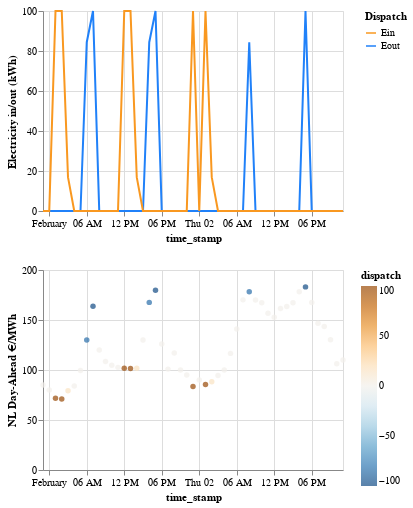

The code cell stored with this chart in its notebook:
### Markdown cell above
Including both the dispatch and hourly Day-Ahead EPEX prices (in NY:LBMP) in a single plot is difficult because their values have different scales (dispatch is capped at 100 kWh while LBMP in week 52 goes over \\$200/kWh). A dual y-axis plot can be difficult to read, so I've decided to show one plot on top of the other. The plot of LBMP uses color to encode dispatch, which helps to make the whole thing easier to interprete.

### Code cell
data = results_df.loc[(results_df.time_stamp >= '2023-02-01') &
                      (results_df.time_stamp <= '2023-02-03'), :].copy()

data.loc[:, 'dispatch'] = data.Ein - data.Eout

dispatch_data = pd.melt(data, id_vars='time_stamp', value_vars=['Eout', 'Ein'], var_name='Dispatch')

color_scale = alt.Scale(
            domain=['Ein', 'Eout'],
            range=['#f99820', '#2081f9']
        )

dispatch = alt.Chart(dispatch_data).mark_line().encode(
    x='time_stamp:T',
    y=alt.Y('value:Q', axis=alt.Axis(title='Electricity in/out (kWh)')),
    color=alt.Color('Dispatch:N', scale=color_scale)
).properties(
    height=200
)

lbmp = alt.Chart(data).mark_circle().encode(
    x='time_stamp:T',
    y=alt.Y('lbmp:Q', axis=alt.Axis(title='NL Day-Ahead €/MWh')),
    color=alt.Color('dispatch:Q', scale=alt.Scale(scheme='blueorange')),
    tooltip='dispatch:Q'
).properties(
    height=200
)

alt.vconcat(
    dispatch,
    lbmp
)

### Figure 1 — Vega-Lite specification as saved in the notebook (floating-point values rounded to 4 significant figures)
{"$schema": "https://vega.github.io/schema/vega-lite/v5.20.1.json", "config": {"view": {"continuousHeight": 300, "continuousWidth": 300}}, "datasets": {"data-8977aa4120fb1fda1d175ca4c7173dd7": [{"Dispatch": "Eout", "time_stamp": "2023-02-01T00:00:00+01:00", "value": 0}, {"Dispatch": "Eout", "time_stamp": "2023-02-01T01:00:00+01:00", "value": 0}, {"Dispatch": "Eout", "time_stamp": "2023-02-01T02:00:00+01:00", "value": 0}, {"Dispatch": "Eout", "time_stamp": "2023-02-01T03:00:00+01:00", "value": 0}, {"Dispatch": "Eout", "time_stamp": "2023-02-01T04:00:00+01:00", "value": 0}, {"Dispatch": "Eout", "time_stamp": "2023-02-01T05:00:00+01:00", "value": 0}, {"Dispatch": "Eout", "time_stamp": "2023-02-01T06:00:00+01:00", "value": 0}, {"Dispatch": "Eout", "time_stamp": "2023-02-01T07:00:00+01:00", "value": 84.39}, {"Dispatch": "Eout", "time_stamp": "2023-02-01T08:00:00+01:00", "value": 100}, {"Dispatch": "Eout", "time_stamp": "2023-02-01T09:00:00+01:00", "value": 0}, {"Dispatch": "Eout", "time_stamp": "2023-02-01T10:00:00+01:00", "value": 0}, {"Dispatch": "Eout", "time_stamp": "2023-02-01T11:00:00+01:00", "value": 0}, {"Dispatch": "Eout", "time_stamp": "2023-02-01T12:00:00+01:00", "value": 0}, {"Dispatch": "Eout", "time_stamp": "2023-02-01T13:00:00+01:00", "value": 0}, {"Dispatch": "Eout", "time_stamp": "2023-02-01T14:00:00+01:00", "value": 0}, {"Dispatch": "Eout", "time_stamp": "2023-02-01T15:00:00+01:00", "value": 0}, {"Dispatch": "Eout", "time_stamp": "2023-02-01T16:00:00+01:00", "value": 0}, {"Dispatch": "Eout", "time_stamp": "2023-02-01T17:00:00+01:00", "value": 84.39}, {"Dispatch": "Eout", "time_stamp": "2023-02-01T18:00:00+01:00", "value": 100}, {"Dispatch": "Eout", "time_stamp": "2023-02-01T19:00:00+01:00", "value": 0}, {"Dispatch": "Eout", "time_stamp": "2023-02-01T20:00:00+01:00", "value": 0}, {"Dispatch": "Eout", "time_stamp": "2023-02-01T21:00:00+01:00", "value": 0}, {"Dispatch": "Eout", "time_stamp": "2023-02-01T22:00:00+01:00", "value": 0}, {"Dispatch": "Eout", "time_stamp": "2023-02-01T23:00:00+01:00", "value": 0}, {"Dispatch": "Eout", "time_stamp": "2023-02-02T00:00:00+01:00", "value": 0}, {"Dispatch": "Eout", "time_stamp": "2023-02-02T01:00:00+01:00", "value": 0}, {"Dispatch": "Eout", "time_stamp": "2023-02-02T02:00:00+01:00", "value": 0}, {"Dispatch": "Eout", "time_stamp": "2023-02-02T03:00:00+01:00", "value": 0}, {"Dispatch": "Eout", "time_stamp": "2023-02-02T04:00:00+01:00", "value": 0}, {"Dispatch": "Eout", "time_stamp": "2023-02-02T05:00:00+01:00", "value": 0}, {"Dispatch": "Eout", "time_stamp": "2023-02-02T06:00:00+01:00", "value": 0}, {"Dispatch": "Eout", "time_stamp": "2023-02-02T07:00:00+01:00", "value": 0}, {"Dispatch": "Eout", "time_stamp": "2023-02-02T08:00:00+01:00", "value": 0}, {"Dispatch": "Eout", "time_stamp": "2023-02-02T09:00:00+01:00", "value": 84.39}, {"Dispatch": "Eout", "time_stamp": "2023-02-02T10:00:00+01:00", "value": 0}, {"Dispatch": "Eout", "time_stamp": "2023-02-02T11:00:00+01:00", "value": 0}, {"Dispatch": "Eout", "time_stamp": "2023-02-02T12:00:00+01:00", "value": 0}, {"Dispatch": "Eout", "time_stamp": "2023-02-02T13:00:00+01:00", "value": 0}, {"Dispatch": "Eout", "time_stamp": "2023-02-02T14:00:00+01:00", "value": 0}, {"Dispatch": "Eout", "time_stamp": "2023-02-02T15:00:00+01:00", "value": 0}, {"Dispatch": "Eout", "time_stamp": "2023-02-02T16:00:00+01:00", "value": 0}, {"Dispatch": "Eout", "time_stamp": "2023-02-02T17:00:00+01:00", "value": 0}, {"Dispatch": "Eout", "time_stamp": "2023-02-02T18:00:00+01:00", "value": 100}, {"Dispatch": "Eout", "time_stamp": "2023-02-02T19:00:00+01:00", "value": 0}, {"Dispatch": "Eout", "time_stamp": "2023-02-02T20:00:00+01:00", "value": 0}, {"Dispatch": "Eout", "time_stamp": "2023-02-02T21:00:00+01:00", "value": 0}, {"Dispatch": "Eout", "time_stamp": "2023-02-02T22:00:00+01:00", "value": 0}, {"Dispatch": "Eout", "time_stamp": "2023-02-02T23:00:00+01:00", "value": 0}, {"Dispatch": "Eout", "time_stamp": "2023-02-03T00:00:00+01:00", "value": 0}, {"Dispatch": "Ein", "time_stamp": "2023-02-01T00:00:00+01:00", "value": 0}, {"Dispatch": "Ein", "time_stamp": "2023-02-01T01:00:00+01:00", "value": 0}, {"Dispatch": "Ein", "time_stamp": "2023-02-01T02:00:00+01:00", "value": 100}, {"Dispatch": "Ein", "time_stamp": "2023-02-01T03:00:00+01:00", "value": 100}, {"Dispatch": "Ein", "time_stamp": "2023-02-01T04:00:00+01:00", "value": 16.93}, {"Dispatch": "Ein", "time_stamp": "2023-02-01T05:00:00+01:00", "value": 0}, {"Dispatch": "Ein", "time_stamp": "2023-02-01T06:00:00+01:00", "value": 0}, {"Dispatch": "Ein", "time_stamp": "2023-02-01T07:00:00+01:00", "value": 0}, {"Dispatch": "Ein", "time_stamp": "2023-02-01T08:00:00+01:00", "value": 0}, {"Dispatch": "Ein", "time_stamp": "2023-02-01T09:00:00+01:00", "value": 0}, {"Dispatch": "Ein", "time_stamp": "2023-02-01T10:00:00+01:00", "value": 0}, {"Dispatch": "Ein", "time_stamp": "2023-02-01T11:00:00+01:00", "value": 0}, {"Dispatch": "Ein", "time_stamp": "2023-02-01T12:00:00+01:00", "value": 0}, {"Dispatch": "Ein", "time_stamp": "2023-02-01T13:00:00+01:00", "value": 100}, {"Dispatch": "Ein", "time_stamp": "2023-02-01T14:00:00+01:00", "value": 100}, {"Dispatch": "Ein", "time_stamp": "2023-02-01T15:00:00+01:00", "value": 16.93}, {"Dispatch": "Ein", "time_stamp": "2023-02-01T16:00:00+01:00", "value": 0}, {"Dispatch": "Ein", "time_stamp": "2023-02-01T17:00:00+01:00", "value": 0}, {"Dispatch": "Ein", "time_stamp": "2023-02-01T18:00:00+01:00", "value": 0}, {"Dispatch": "Ein", "time_stamp": "2023-02-01T19:00:00+01:00", "value": 0}, {"Dispatch": "Ein", "time_stamp": "2023-02-01T20:00:00+01:00", "value": 0}, {"Dispatch": "Ein", "time_stamp": "2023-02-01T21:00:00+01:00", "value": 0}, {"Dispatch": "Ein", "time_stamp": "2023-02-01T22:00:00+01:00", "value": 0}, {"Dispatch": "Ein", "time_stamp": "2023-02-01T23:00:00+01:00", "value": 0}, {"Dispatch": "Ein", "time_stamp": "2023-02-02T00:00:00+01:00", "value": 100}, {"Dispatch": "Ein", "time_stamp": "2023-02-02T01:00:00+01:00", "value": 0}, {"Dispatch": "Ein", "time_stamp": "2023-02-02T02:00:00+01:00", "value": 100}, {"Dispatch": "Ein", "time_stamp": "2023-02-02T03:00:00+01:00", "value": 16.93}, {"Dispatch": "Ein", "time_stamp": "2023-02-02T04:00:00+01:00", "value": 0}, {"Dispatch": "Ein", "time_stamp": "2023-02-02T05:00:00+01:00", "value": 0}, {"Dispatch": "Ein", "time_stamp": "2023-02-02T06:00:00+01:00", "value": 0}, {"Dispatch": "Ein", "time_stamp": "2023-02-02T07:00:00+01:00", "value": 0}, {"Dispatch": "Ein", "time_stamp": "2023-02-02T08:00:00+01:00", "value": 0}, {"Dispatch": "Ein", "time_stamp": "2023-02-02T09:00:00+01:00", "value": 0}, {"Dispatch": "Ein", "time_stamp": "2023-02-02T10:00:00+01:00", "value": 0}, {"Dispatch": "Ein", "time_stamp": "2023-02-02T11:00:00+01:00", "value": 0}, {"Dispatch": "Ein", "time_stamp": "2023-02-02T12:00:00+01:00", "value": 0}, {"Dispatch": "Ein", "time_stamp": "2023-02-02T13:00:00+01:00", "value": 0}, {"Dispatch": "Ein", "time_stamp": "2023-02-02T14:00:00+01:00", "value": 0}, {"Dispatch": "Ein", "time_stamp": "2023-02-02T15:00:00+01:00", "value": 0}, {"Dispatch": "Ein", "time_stamp": "2023-02-02T16:00:00+01:00", "value": 0}, {"Dispatch": "Ein", "time_stamp": "2023-02-02T17:00:00+01:00", "value": 0}, {"Dispatch": "Ein", "time_stamp": "2023-02-02T18:00:00+01:00", "value": 0}, {"Dispatch": "Ein", "time_stamp": "2023-02-02T19:00:00+01:00", "value": 0}, {"Dispatch": "Ein", "time_stamp": "2023-02-02T20:00:00+01:00", "value": 0}, {"Dispatch": "Ein", "time_stamp": "2023-02-02T21:00:00+01:00", "value": 0}, {"Dispatch": "Ein", "time_stamp": "2023-02-02T22:00:00+01:00", "value": 0}, {"Dispatch": "Ein", "time_stamp": "2023-02-02T23:00:00+01:00", "value": 0}, {"Dispatch": "Ein", "time_stamp": "2023-02-03T00:00:00+01:00", "value": 0}], "data-a2e420442a5681a3c58de9b617425d64": [{"Ein": 0, "Eout": 0, "charge_cost": 0, "charge_state": 0, "dispatch": 0, "hour": 744, "hour_of_day": 0, "lbmp": 85.03, "month": 2, "profit": 0, "revenue": 0, "time_stamp": "2023-02-01T00:00:00+01:00", "week": 5}, {"Ein": 0, "Eout": 0, "charge_cost": 0, "charge_state": 0, "dispatch": 0, "hour": 745, "hour_of_day": 1, "lbmp": 80.02, "month": 2, "profit": 0, "revenue": 0, "time_stamp": "2023-02-01T01:00:00+01:00", "week": 5}, {"Ein": 100, "Eout": 0, "charge_cost": 7.167, "charge_state": 0, "dispatch": 100, "hour": 746, "hour_of_day": 2, "lbmp": 71.67, "month": 2, "profit": -7.167, "revenue": 0, "time_stamp": "2023-02-01T02:00:00+01:00", "week": 5}, {"Ein": 100, "Eout": 0, "charge_cost": 7.105, "charge_state": 92.2, "dispatch": 100, "hour": 747, "hour_of_day": 3, "lbmp": 71.05, "month": 2, "profit": -7.105, "revenue": 0, "time_stamp": "2023-02-01T03:00:00+01:00", "week": 5}, {"Ein": 16.93, "Eout": 0, "charge_cost": 1.341, "charge_state": 184.4, "dispatch": 16.93, "hour": 748, "hour_of_day": 4, "lbmp": 79.21, "month": 2, "profit": -1.341, "revenue": 0, "time_stamp": "2023-02-01T04:00:00+01:00", "week": 5}, {"Ein": 0, "Eout": 0, "charge_cost": 0, "charge_state": 200, "dispatch": 0, "hour": 749, "hour_of_day": 5, "lbmp": 83.93, "month": 2, "profit": 0, "revenue": 0, "time_stamp": "2023-02-01T05:00:00+01:00", "week": 5}, {"Ein": 0, "Eout": 0, "charge_cost": 0, "charge_state": 200, "dispatch": 0, "hour": 750, "hour_of_day": 6, "lbmp": 99.5, "month": 2, "profit": 0, "revenue": 0, "time_stamp": "2023-02-01T06:00:00+01:00", "week": 5}, {"Ein": 0, "Eout": 84.39, "charge_cost": 0, "charge_state": 200, "dispatch": -84.39, "hour": 751, "hour_of_day": 7, "lbmp": 130, "month": 2, "profit": 10.97, "revenue": 10.97, "time_stamp": "2023-02-01T07:00:00+01:00", "week": 5}, {"Ein": 0, "Eout": 100, "charge_cost": 0, "charge_state": 108.5, "dispatch": -100, "hour": 752, "hour_of_day": 8, "lbmp": 163.7, "month": 2, "profit": 16.37, "revenue": 16.37, "time_stamp": "2023-02-01T08:00:00+01:00", "week": 5}, {"Ein": 0, "Eout": 0, "charge_cost": 0, "charge_state": 0, "dispatch": 0, "hour": 753, "hour_of_day": 9, "lbmp": 120.1, "month": 2, "profit": 0, "revenue": 0, "time_stamp": "2023-02-01T09:00:00+01:00", "week": 5}, {"Ein": 0, "Eout": 0, "charge_cost": 0, "charge_state": 0, "dispatch": 0, "hour": 754, "hour_of_day": 10, "lbmp": 108.5, "month": 2, "profit": 0, "revenue": 0, "time_stamp": "2023-02-01T10:00:00+01:00", "week": 5}, {"Ein": 0, "Eout": 0, "charge_cost": 0, "charge_state": 0, "dispatch": 0, "hour": 755, "hour_of_day": 11, "lbmp": 104.8, "month": 2, "profit": 0, "revenue": 0, "time_stamp": "2023-02-01T11:00:00+01:00", "week": 5}, {"Ein": 0, "Eout": 0, "charge_cost": 0, "charge_state": 0, "dispatch": 0, "hour": 756, "hour_of_day": 12, "lbmp": 102.6, "month": 2, "profit": 0, "revenue": 0, "time_stamp": "2023-02-01T12:00:00+01:00", "week": 5}, {"Ein": 100, "Eout": 0, "charge_cost": 10.18, "charge_state": 0, "dispatch": 100, "hour": 757, "hour_of_day": 13, "lbmp": 101.8, "month": 2, "profit": -10.18, "revenue": 0, "time_stamp": "2023-02-01T13:00:00+01:00", "week": 5}, {"Ein": 100, "Eout": 0, "charge_cost": 10.16, "charge_state": 92.2, "dispatch": 100, "hour": 758, "hour_of_day": 14, "lbmp": 101.6, "month": 2, "profit": -10.16, "revenue": 0, "time_stamp": "2023-02-01T14:00:00+01:00", "week": 5}, {"Ein": 16.93, "Eout": 0, "charge_cost": 1.724, "charge_state": 184.4, "dispatch": 16.93, "hour": 759, "hour_of_day": 15, "lbmp": 101.8, "month": 2, "profit": -1.724, "revenue": 0, "time_stamp": "2023-02-01T15:00:00+01:00", "week": 5}, {"Ein": 0, "Eout": 0, "charge_cost": 0, "charge_state": 200, "dispatch": 0, "hour": 760, "hour_of_day": 16, "lbmp": 130, "month": 2, "profit": 0, "revenue": 0, "time_stamp": "2023-02-01T16:00:00+01:00", "week": 5}, {"Ein": 0, "Eout": 84.39, "charge_cost": 0, "charge_state": 200, "dispatch": -84.39, "hour": 761, "hour_of_day": 17, "lbmp": 167.6, "month": 2, "profit": 14.15, "revenue": 14.15, "time_stamp": "2023-02-01T17:00:00+01:00", "week": 5}, {"Ein": 0, "Eout": 100, "charge_cost": 0, "charge_state": 108.5, "dispatch": -100, "hour": 762, "hour_of_day": 18, "lbmp": 179.7, "month": 2, "profit": 17.97, "revenue": 17.97, "time_stamp": "2023-02-01T18:00:00+01:00", "week": 5}, {"Ein": 0, "Eout": 0, "charge_cost": 0, "charge_state": 0, "dispatch": 0, "hour": 763, "hour_of_day": 19, "lbmp": 126, "month": 2, "profit": 0, "revenue": 0, "time_stamp": "2023-02-01T19:00:00+01:00", "week": 5}, {"Ein": 0, "Eout": 0, "charge_cost": 0, "charge_state": 0, "dispatch": 0, "hour": 764, "hour_of_day": 20, "lbmp": 100.9, "month": 2, "profit": 0, "revenue": 0, "time_stamp": "2023-02-01T20:00:00+01:00", "week": 5}, {"Ein": 0, "Eout": 0, "charge_cost": 0, "charge_state": 0, "dispatch": 0, "hour": 765, "hour_of_day": 21, "lbmp": 117, "month": 2, "profit": 0, "revenue": 0, "time_stamp": "2023-02-01T21:00:00+01:00", "week": 5}, {"Ein": 0, "Eout": 0, "charge_cost": 0, "charge_state": 0, "dispatch": 0, "hour": 766, "hour_of_day": 22, "lbmp": 99.9, "month": 2, "profit": 0, "revenue": 0, "time_stamp": "2023-02-01T22:00:00+01:00", "week": 5}, {"Ein": 0, "Eout": 0, "charge_cost": 0, "charge_state": 0, "dispatch": 0, "hour": 767, "hour_of_day": 23, "lbmp": 94.9, "month": 2, "profit": 0, "revenue": 0, "time_stamp": "2023-02-01T23:00:00+01:00", "week": 5}, {"Ein": 100, "Eout": 0, "charge_cost": 8.346, "charge_state": 0, "dispatch": 100, "hour": 768, "hour_of_day": 0, "lbmp": 83.46, "month": 2, "profit": -8.346, "revenue": 0, "time_stamp": "2023-02-02T00:00:00+01:00", "week": 5}, {"Ein": 0, "Eout": 0, "charge_cost": 0, "charge_state": 92.2, "dispatch": 0, "hour": 769, "hour_of_day": 1, "lbmp": 89.96, "month": 2, "profit": 0, "revenue": 0, "time_stamp": "2023-02-02T01:00:00+01:00", "week": 5}, {"Ein": 100, "Eout": 0, "charge_cost": 8.557, "charge_state": 92.2, "dispatch": 100, "hour": 770, "hour_of_day": 2, "lbmp": 85.57, "month": 2, "profit": -8.557, "revenue": 0, "time_stamp": "2023-02-02T02:00:00+01:00", "week": 5}, {"Ein": 16.93, "Eout": 0, "charge_cost": 1.494, "charge_state": 184.4, "dispatch": 16.93, "hour": 771, "hour_of_day": 3, "lbmp": 88.27, "month": 2, "profit": -1.494, "revenue": 0, "time_stamp": "2023-02-02T03:00:00+01:00", "week": 5}, {"Ein": 0, "Eout": 0, "charge_cost": 0, "charge_state": 200, "dispatch": 0, "hour": 772, "hour_of_day": 4, "lbmp": 94.4, "month": 2, "profit": 0, "revenue": 0, "time_stamp": "2023-02-02T04:00:00+01:00", "week": 5}, {"Ein": 0, "Eout": 0, "charge_cost": 0, "charge_state": 200, "dispatch": 0, "hour": 773, "hour_of_day": 5, "lbmp": 99.92, "month": 2, "profit": 0, "revenue": 0, "time_stamp": "2023-02-02T05:00:00+01:00", "week": 5}, {"Ein": 0, "Eout": 0, "charge_cost": 0, "charge_state": 200, "dispatch": 0, "hour": 774, "hour_of_day": 6, "lbmp": 116.6, "month": 2, "profit": 0, "revenue": 0, "time_stamp": "2023-02-02T06:00:00+01:00", "week": 5}, {"Ein": 0, "Eout": 0, "charge_cost": 0, "charge_state": 200, "dispatch": 0, "hour": 775, "hour_of_day": 7, "lbmp": 141.0, "month": 2, "profit": 0, "revenue": 0, "time_stamp": "2023-02-02T07:00:00+01:00", "week": 5}, {"Ein": 0, "Eout": 0, "charge_cost": 0, "charge_state": 200, "dispatch": 0, "hour": 776, "hour_of_day": 8, "lbmp": 170.1, "month": 2, "profit": 0, "revenue": 0, "time_stamp": "2023-02-02T08:00:00+01:00", "week": 5}, {"Ein": 0, "Eout": 84.39, "charge_cost": 0, "charge_state": 200, "dispatch": -84.39, "hour": 777, "hour_of_day": 9, "lbmp": 178.2, "month": 2, "profit": 15.04, "revenue": 15.04, "time_stamp": "2023-02-02T09:00:00+01:00", "week": 5}, {"Ein": 0, "Eout": 0, "charge_cost": 0, "charge_state": 108.5, "dispatch": 0, "hour": 778, "hour_of_day": 10, "lbmp": 170.1, "month": 2, "profit": 0, "revenue": 0, "time_stamp": "2023-02-02T10:00:00+01:00", "week": 5}, {"Ein": 0, "Eout": 0, "charge_cost": 0, "charge_state": 108.5, "dispatch": 0, "hour": 779, "hour_of_day": 11, "lbmp": 167.2, "month": 2, "profit": 0, "revenue": 0, "time_stamp": "2023-02-02T11:00:00+01:00", "week": 5}, {"Ein": 0, "Eout": 0, "charge_cost": 0, "charge_state": 108.5, "dispatch": 0, "hour": 780, "hour_of_day": 12, "lbmp": 156.9, "month": 2, "profit": 0, "revenue": 0, "time_stamp": "2023-02-02T12:00:00+01:00", "week": 5}, {"Ein": 0, "Eout": 0, "charge_cost": 0, "charge_state": 108.5, "dispatch": 0, "hour": 781, "hour_of_day": 13, "lbmp": 152.7, "month": 2, "profit": 0, "revenue": 0, "time_stamp": "2023-02-02T13:00:00+01:00", "week": 5}, {"Ein": 0, "Eout": 0, "charge_cost": 0, "charge_state": 108.5, "dispatch": 0, "hour": 782, "hour_of_day": 14, "lbmp": 161.4, "month": 2, "profit": 0, "revenue": 0, "time_stamp": "2023-02-02T14:00:00+01:00", "week": 5}, {"Ein": 0, "Eout": 0, "charge_cost": 0, "charge_state": 108.5, "dispatch": 0, "hour": 783, "hour_of_day": 15, "lbmp": 163.4, "month": 2, "profit": 0, "revenue": 0, "time_stamp": "2023-02-02T15:00:00+01:00", "week": 5}, {"Ein": 0, "Eout": 0, "charge_cost": 0, "charge_state": 108.5, "dispatch": 0, "hour": 784, "hour_of_day": 16, "lbmp": 167.3, "month": 2, "profit": 0, "revenue": 0, "time_stamp": "2023-02-02T16:00:00+01:00", "week": 5}, {"Ein": 0, "Eout": 0, "charge_cost": 0, "charge_state": 108.5, "dispatch": 0, "hour": 785, "hour_of_day": 17, "lbmp": 178.2, "month": 2, "profit": 0, "revenue": 0, "time_stamp": "2023-02-02T17:00:00+01:00", "week": 5}, {"Ein": 0, "Eout": 100, "charge_cost": 0, "charge_state": 108.5, "dispatch": -100, "hour": 786, "hour_of_day": 18, "lbmp": 183.1, "month": 2, "profit": 18.31, "revenue": 18.31, "time_stamp": "2023-02-02T18:00:00+01:00", "week": 5}, {"Ein": 0, "Eout": 0, "charge_cost": 0, "charge_state": 0, "dispatch": 0, "hour": 787, "hour_of_day": 19, "lbmp": 167.4, "month": 2, "profit": 0, "revenue": 0, "time_stamp": "2023-02-02T19:00:00+01:00", "week": 5}, {"Ein": 0, "Eout": 0, "charge_cost": 0, "charge_state": 0, "dispatch": 0, "hour": 788, "hour_of_day": 20, "lbmp": 146.9, "month": 2, "profit": 0, "revenue": 0, "time_stamp": "2023-02-02T20:00:00+01:00", "week": 5}, {"Ein": 0, "Eout": 0, "charge_cost": 0, "charge_state": 0, "dispatch": 0, "hour": 789, "hour_of_day": 21, "lbmp": 143.5, "month": 2, "profit": 0, "revenue": 0, "time_stamp": "2023-02-02T21:00:00+01:00", "week": 5}, {"Ein": 0, "Eout": 0, "charge_cost": 0, "charge_state": 0, "dispatch": 0, "hour": 790, "hour_of_day": 22, "lbmp": 130.2, "month": 2, "profit": 0, "revenue": 0, "time_stamp": "2023-02-02T22:00:00+01:00", "week": 5}, {"Ein": 0, "Eout": 0, "charge_cost": 0, "charge_state": 0, "dispatch": 0, "hour": 791, "hour_of_day": 23, "lbmp": 106.3, "month": 2, "profit": 0, "revenue": 0, "time_stamp": "2023-02-02T23:00:00+01:00", "week": 5}, {"Ein": 0, "Eout": 0, "charge_cost": 0, "charge_state": 0, "dispatch": 0, "hour": 792, "hour_of_day": 0, "lbmp": 110.1, "month": 2, "profit": 0, "revenue": 0, "time_stamp": "2023-02-03T00:00:00+01:00", "week": 5}]}, "vconcat": [{"data": {"name": "data-8977aa4120fb1fda1d175ca4c7173dd7"}, "encoding": {"color": {"field": "Dispatch", "scale": {"domain": ["Ein", "Eout"], "range": ["#f99820", "#2081f9"]}, "type": "nominal"}, "x": {"field": "time_stamp", "type": "temporal"}, "y": {"axis": {"title": "Electricity in/out (kWh)"}, "field": "value", "type": "quantitative"}}, "height": 200, "mark": {"type": "line"}}, {"data": {"name": "data-a2e420442a5681a3c58de9b617425d64"}, "encoding": {"color": {"field": "dispatch", "scale": {"scheme": "blueorange"}, "type": "quantitative"}, "tooltip": {"field": "dispatch", "type": "quantitative"}, "x": {"field": "time_stamp", "type": "temporal"}, "y": {"axis": {"title": "NL Day-Ahead €/MWh"}, "field": "lbmp", "type": "quantitative"}}, "height": 200, "mark": {"type": "circle"}}]}
